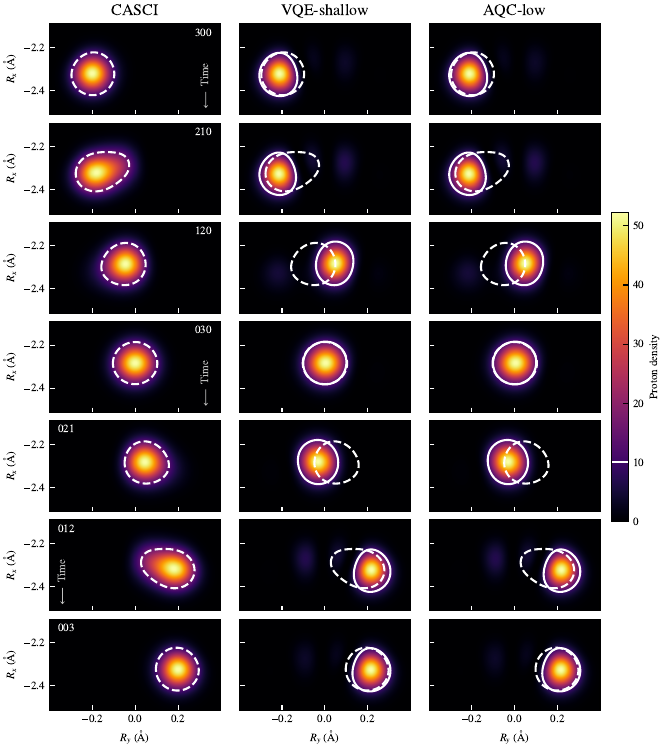

Python code for this plot:
import numpy as np
import matplotlib.pyplot as plt
from matplotlib.colors import LogNorm

# Matplotlib style settings
plt.style.use("proton.mplstyle")

titles = ['300', '210', '120', '030', '021', '012', '003']
methods = ['CAS', 'ADA', 'AQC']
bohr_to_angstrom = 0.529177210903

nx, ny = 2000, 2000
x = np.linspace(-4.75, -3.95, nx) * bohr_to_angstrom
y = np.linspace(-0.75, 0.75, ny) * bohr_to_angstrom
X, Y = np.meshgrid(x, y)


fig, axes = plt.subplots(len(titles), len(methods),
                         figsize=(3.321 * 2, 3.0 * 2.5),
                         sharex=True, sharey=True,
                         constrained_layout=True)

axes = np.atleast_2d(axes)

for i, title in enumerate(titles):
    for j, method in enumerate(methods):
        ax = axes[i, j]

        data = np.load("../"+method+'den'+title+'.npy')

        im = ax.imshow(
            data.T,
            extent=(y.min(), y.max(), x.min(), x.max()),
            origin='lower',
            cmap='inferno',
            # norm=LogNorm(vmin=1e-1)
        )

        # Add title label for left column
        if j == 0:
            data_casci = data
            ax.contour(Y, X, data_casci, [10], colors="white", linestyles="--")
            ax.set_ylabel(r"$R_x$ ($\mathrm{\AA}$)")

            # Add internal title
            if i < 4:
                ax.text(0.95, 0.95, title, transform=ax.transAxes, fontsize="medium", ha='right', va='top', color='white')
            else:
                ax.text(0.05, 0.95, title, transform=ax.transAxes, fontsize="medium", ha='left', va='top', color='white')


        elif j > 0:
            ax.contour(Y, X, data_casci, [10], colors="white", linestyles="--")
            contour10 = ax.contour(Y, X, data, [10], colors="white")

        if i == len(titles) - 1:
            ax.set_xlabel(r"$R_y$ ($\mathrm{\AA}$)")

        ax.tick_params(axis='both', color="white")
        for t in ax.get_xticklabels():
            t.set_color('black')
        for t in ax.get_yticklabels():
            t.set_color('black')

axes[0, 0].set_title("CASCI", fontsize='x-large')
axes[0, 1].set_title("VQE-shallow", fontsize='x-large')
axes[0, 2].set_title("AQC-low", fontsize='x-large')

axes[0, 0].text(0.95, 0.05, r"$\longleftarrow$ Time", transform=axes[0, 0].transAxes, fontsize="medium", rotation=90, ha='right', va='bottom', color='white', alpha=0.75)
axes[3, 0].text(0.95, 0.05, r"$\longleftarrow$ Time", transform=axes[3, 0].transAxes, fontsize="medium", rotation=90, ha='right', va='bottom', color='white', alpha=0.75)
axes[5, 0].text(0.05, 0.05, r"$\longleftarrow$ Time", transform=axes[5, 0].transAxes, fontsize="medium", rotation=90, ha='left', va='bottom', color='white', alpha=0.75)

cbar = fig.colorbar(im, ax=axes, shrink=0.45, aspect=20*0.45*2, orientation='vertical', label='Proton density', pad=0.02)
cbar.add_lines(contour10)

plt.savefig("fig4.pdf")
plt.show()